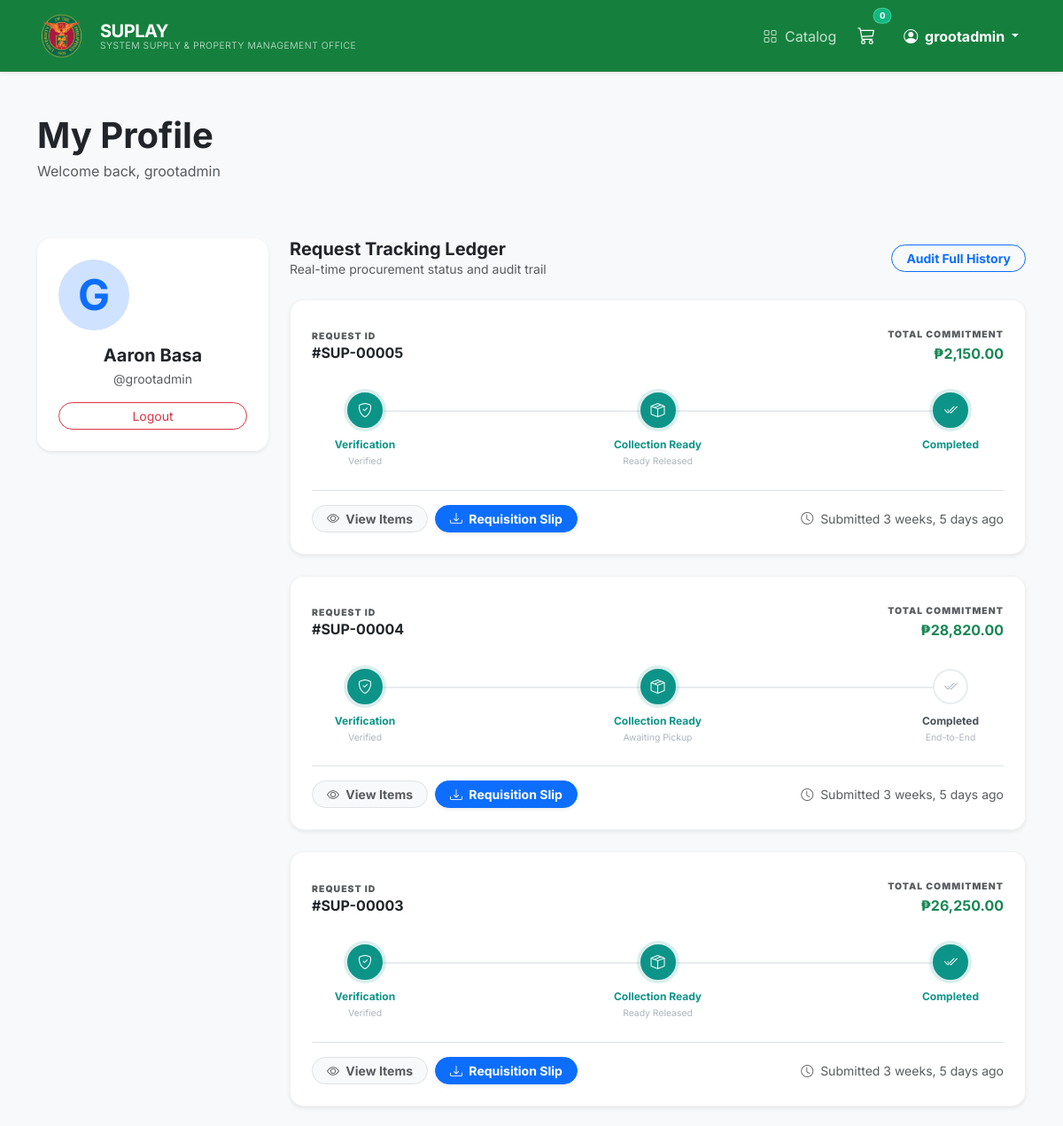
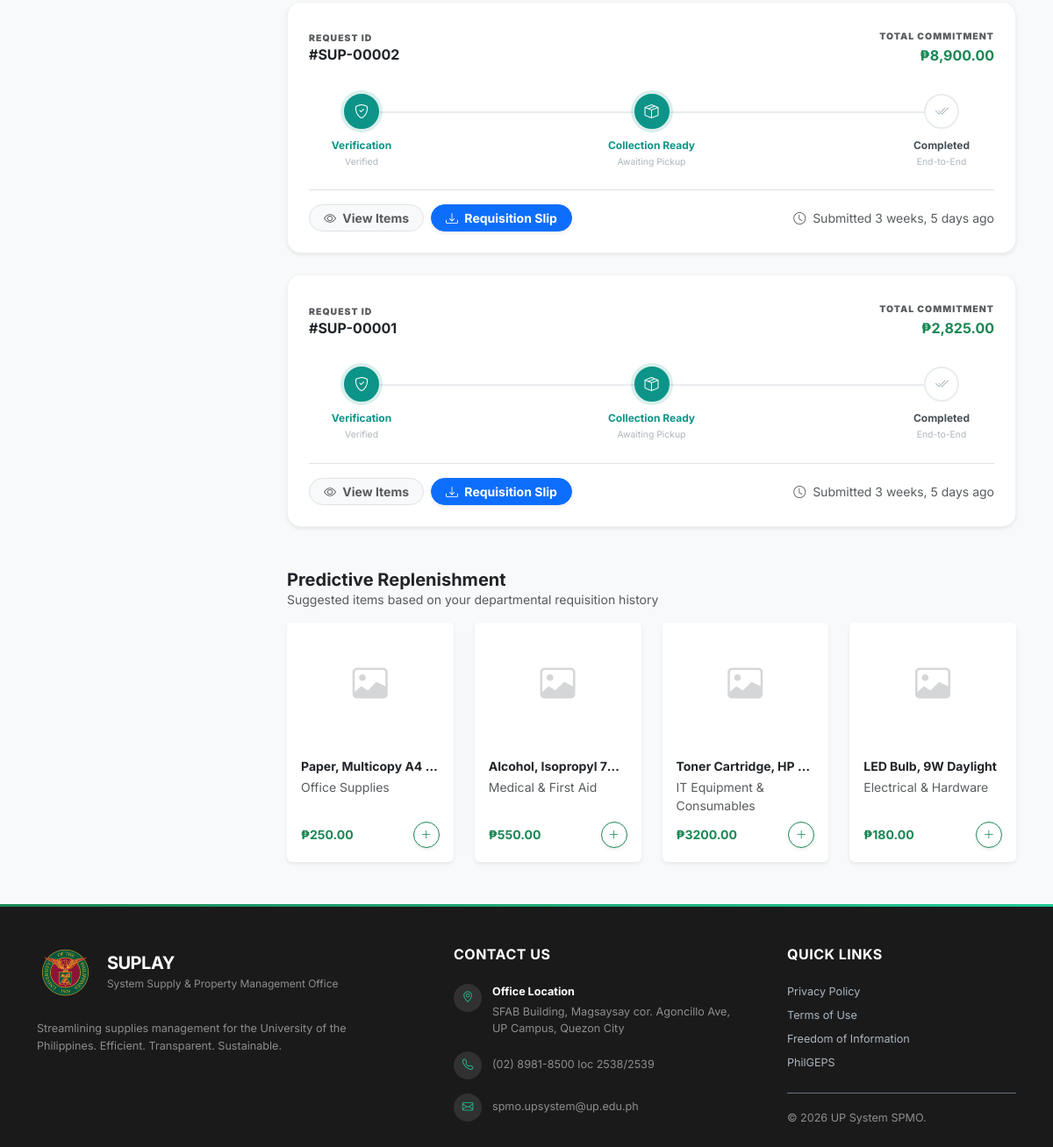
/profile/ (signed in), run on the app's committed database (2 pictures, top to bottom).
### supplies/models.py (models this page shows, shortened)
class Order(models.Model):
    STATUS_CHOICES = [
        ('pending', 'Pending Admin Validation (Aaron)'),
        ('for_approval', 'For Chief Approval (Isagani)'),
        ('approved', 'Ready for Pickup/Delivery'),
        ('returned', 'Returned to Sender'),
        ('delivered', 'Completed/Delivered'),
        ('cancelled', 'Cancelled'),
    ]
    user = models.ForeignKey(User, on_delete=models.SET_NULL, null=True, blank=True)
    employee_name = models.CharField(max_length=100)
    department = models.ForeignKey(Department, on_delete=models.SET_NULL, null=True, blank=True, related_name='orders')
    total_amount = models.DecimalField(max_digits=10, decimal_places=2)
    remarks = models.TextField(blank=True, null=True)
    admin_validated = models.BooleanField(default=False)
    chief_approved = models.BooleanField(default=False)
    created_at = models.DateTimeField(auto_now_add=True) # Request Time
    approved_at = models.DateTimeField(null=True, blank=True) # Approval Time
    completed_at = models.DateTimeField(null=True, blank=True) # Pickup/Delivery Time
    is_emergency = models.BooleanField(default=False)
    status = models.CharField(max_length=30, choices=STATUS_CHOICES, default='pending')
    document1 = models.FileField(upload_to='order_documents/', blank=True, null=True)
    document2 = models.FileField(upload_to='order_documents/', blank=True, null=True)
    document3 = models.FileField(upload_to='order_documents/', blank=True, null=True)

class Product(models.Model):
    name = models.CharField(max_length=200)
    brand = models.CharField(max_length=100, blank=True, null=True)
    item_code = models.CharField(max_length=50, blank=True, null=True, help_text="Stock No / Item Code")
    supplier = models.ForeignKey(Supplier, on_delete=models.SET_NULL, null=True, blank=True)
    description = models.TextField()
    price = models.DecimalField(max_digits=10, decimal_places=2)
    category = models.ForeignKey(Category, on_delete=models.CASCADE)
    stock = models.IntegerField(default=0)
    unit = models.CharField(max_length=50, blank=True, null=True, help_text="e.g., pc, box, ream")
    reorder_point = models.IntegerField(default=0, help_text="Alert when stock drops below this number")
    image = models.ImageField(upload_to='products/', blank=True, null=True)
    created_at = models.DateTimeField(auto_now_add=True)
    class Meta: ordering = ['name']

class Category(models.Model):
    name = models.CharField(max_length=255)
    description = models.TextField(blank=True)
    class Meta:
        verbose_name_plural = "Categories"
        ordering = ['name']

### supplies/views/client.py (the view)
# urls.py: path('profile/', views.profile, name='profile'),
@login_required
def profile(request):
    my_orders = Order.objects.filter(user=request.user).order_by('-created_at')[:5]
    frequent_items = OrderItem.objects.filter(
        order__user=request.user
    ).values('product').annotate(
        count=Count('product')
    ).order_by('-count')[:4]
    suggested_products = []
    if frequent_items:
        product_ids = [item['product'] for item in frequent_items]
        preserved_order = {id: i for i, id in enumerate(product_ids)}
        suggested_products = sorted(
            Product.objects.filter(id__in=product_ids),
            key=lambda x: preserved_order.get(x.id)
        )
    if len(suggested_products) < 4:
        additional_needed = 4 - len(suggested_products)
        exclude_ids = [p.id for p in suggested_products]
        fallback_items = Product.objects.exclude(id__in=exclude_ids).order_by('?')[:additional_needed]
        suggested_products = list(suggested_products) + list(fallback_items)
    emergency_requests = EmergencyRequest.objects.filter(user=request.user).order_by('-created_at')
    return render(request, 'supplies/profile.html', {
        'orders': my_orders,
        'emergency_requests': emergency_requests,
        'suggested_products': suggested_products
    })

### supplies/templates/supplies/profile.html (shortened to what this page needs)
{% extends 'supplies/base.html' %}
{% load humanize %}
{% block content %}
<div class="container py-5">
    <div class="row mb-5 align-items-center">
        <div class="col-md-8">
            <h1 class="fw-bold text-dark mb-1">My Profile</h1>
            <p class="text-muted">Welcome back, {{ user.username }}</p>
        </div>
    </div>
    <div class="row">
        <div class="col-lg-3 mb-4">
            <div class="card shadow-sm border-0 rounded-4 text-center p-4">
                <div class="bg-primary-subtle text-primary rounded-circle d-inline-flex align-items-center justify-content-center mb-3"
                    style="width: 80px; height: 80px;">
                    <span class="display-5 fw-bold">{{ user.username|slice:":1"|upper }}</span>
                </div>
                <h5 class="fw-bold mb-1">{{ user.first_name }} {{ user.last_name }}</h5>
                <p class="text-muted small mb-3">@{{ user.username }}</p>
                <div class="d-grid">
                    <form action="{% url 'logout' %}" method="post">
                        <button class="btn btn-outline-danger btn-sm w-100 rounded-pill">Logout</button>
                    </form>
                </div>
            </div>
        </div>
        <div class="col-lg-9">
            <div class="d-flex justify-content-between align-items-center mb-4">
                <div>
                    <h5 class="fw-bold text-dark mb-0">Request Tracking Ledger</h5>
                    <p class="text-muted small mb-0">Real-time procurement status and audit trail</p>
                </div>
                <a href="{% url 'transaction_list' %}"
                    class="btn btn-sm btn-outline-primary rounded-pill px-3 fw-bold small">Audit Full History</a>
            </div>
            {% if orders %}
            <div class="row g-4 mb-5">
                {% for order in orders %}
                <div class="col-12">
                    <div class="card shadow-sm border-0 rounded-4 overflow-hidden ledger-card">
                        <div class="card-header bg-white border-bottom-0 pt-4 px-4 d-flex justify-content-between align-items-center">
                            <div>
                                <span class="text-uppercase text-muted fw-black small tracking-widest" style="font-size: 0.65rem; letter-spacing: 0.1em;">Request ID</span>
                                <h6 class="fw-bold text-dark mb-0">#SUP-{{ order.id|stringformat:"05d" }}</h6>
                            </div>
                            <div class="text-end">
                                <span class="text-uppercase text-muted fw-black small tracking-widest" style="font-size: 0.65rem; letter-spacing: 0.1em;">Total Commitment</span>
                                <div class="fw-bold text-success">₱{{ order.total_amount|floatformat:2|intcomma }}</div>
                            </div>
                        </div>
                        <div class="card-body p-4">
                            <div class="tracking-stepper mb-4">
                                <div class="d-flex justify-content-between position-relative">
                                    <div class="step-item {% if order.status == 'pending' or order.status == 'for_approval' or order.status == 'approved' or order.status == 'delivered' %}active{% endif %}">
                                        <div class="step-icon">
                                            <i class="bi bi-shield-check"></i>
                                        </div>
                                        <div class="step-label">Verification</div>
                                        <div class="step-meta">{% if order.status == 'pending' %}Admin Validation{% elif order.status == 'for_approval' %}Chief Approval{% else %}Verified{% endif %}</div>
                                    </div>
                                    <div class="step-item {% if order.status == 'approved' or order.status == 'delivered' %}active{% endif %} {% if order.status == 'returned' or order.status == 'cancelled' %}flagged{% endif %}">
                                        <div class="step-icon">
                                            {% if order.status == 'returned' or order.status == 'cancelled' %}
                                            <i class="bi bi-flag-fill"></i>
                                            {% else %}
                                            <i class="bi bi-box-seam"></i>
                                            {% endif %}
                                        </div>
                                        <div class="step-label">
                                            {% if order.status == 'returned' %}Flagged (Returned)
                                            {% elif order.status == 'cancelled' %}Flagged (Cancelled)
                                            {% else %}Collection Ready{% endif %}
                                        </div>
                                        <div class="step-meta">{% if order.status == 'approved' %}Awaiting Pickup{% elif order.status == 'delivered' %}Ready Released{% else %}Status Check{% endif %}</div>
                                    </div>
                                    <div class="step-item {% if order.status == 'delivered' %}active{% endif %}">
                                        <div class="step-icon">
                                            <i class="bi bi-check2-all"></i>
                                        </div>
                                        <div class="step-label">Completed</div>
                                        <div class="step-meta">{% if order.status == 'delivered' %}{{ order.completed_at|date:"M d, Y" }}{% else %}End-to-End{% endif %}</div>
                                    </div>
                                </div>
                            </div>
                            <div class="d-flex gap-2 border-top pt-3">
                                <a href="{% url 'checkout_finalize' order.id %}" class="btn btn-light btn-sm rounded-pill px-3 fw-bold text-muted border">
                                    <i class="bi bi-eye me-1"></i> View Items
                                </a>
                                {% if order.status == 'approved' or order.status == 'delivered' %}
                                <a href="{% url 'requisition_slip_download' order.id %}" class="btn btn-primary btn-sm rounded-pill px-3 fw-bold shadow-sm">
                                    <i class="bi bi-download me-1"></i> Requisition Slip
                                </a>
                                {% endif %}
                                <div class="ms-auto text-muted small align-self-center">
                                    <i class="bi bi-clock me-1"></i> Submitted {{ order.created_at|naturaltime }}
                                </div>
                            </div>
                        </div>
                    </div>
                </div>
                {% endfor %}
            </div>
            {% endif %}
            <div class="mb-3">
                <h5 class="fw-bold text-dark mb-0">Predictive Replenishment</h5>
                <p class="text-muted small mb-0">Suggested items based on your departmental requisition history</p>
            </div>
            <div class="row row-cols-1 row-cols-md-2 row-cols-lg-4 g-4">
                {% for product in suggested_products %}
                <div class="col">
                    <div class="card h-100 shadow-sm border-0 product-card overflow-hidden">
                        <div class="bg-white d-flex align-items-center justify-content-center p-3"
                            style="height: 140px;">
                            {% if product.image %}
                            <img src="{{ product.image.url }}" class="img-fluid"
                                style="max-height: 100%; object-fit: contain;">
                            {% else %}
                            <i class="bi bi-image text-muted opacity-25 fs-1"></i>
                            {% endif %}
                        </div>
                        <div class="card-body p-3 d-flex flex-column">
                            <h6 class="card-title fw-bold text-dark text-truncate small mb-1"
                                title="{{ product.name }}">{{ product.name }}</h6>
                            <small class="text-muted d-block mb-2">{{ product.category.name }}</small>
                            <div class="mt-auto d-flex align-items-center justify-content-between">
                                <span class="fw-bold text-success small">₱{{ product.price|floatformat:2 }}</span>
                                <form action="{% url 'add_to_cart' product.id %}" method="POST"
                                    class="add-to-cart-form">
                                    <button type="submit"
                                        class="btn btn-sm btn-outline-success rounded-circle shadow-sm d-flex align-items-center justify-content-center"
                                        style="width: 30px; height: 30px;">
                                        <i class="bi bi-plus-lg" style="font-size: 0.8rem;"></i>
                                    </button>
                                </form>
                            </div>
                        </div>
                    </div>
                </div>
                {% empty %}
                <div class="col-12 text-center py-4 bg-light rounded-3 text-muted small">
                    No suggestions available at the moment.
                </div>
                {% endfor %}
            </div>
        </div>
    </div>
</div>
{% endblock %}

### supplies/templates/supplies/base.html (shortened to what this page needs)
<!DOCTYPE html>
{% load static %}
<html lang="en">
<head>
    <link href="https://cdn.jsdelivr.net/npm/bootstrap@5.3.0/dist/css/bootstrap.min.css" rel="stylesheet">
    <link rel="stylesheet" href="https://cdn.jsdelivr.net/npm/bootstrap-icons@1.11.0/font/bootstrap-icons.css">
</head>
<body class="bg-light">
    {% block navbar %}
    <nav class="navbar navbar-expand-lg navbar-dark sticky-top shadow-sm" style="background-color: #15803d !important;">
        <div class="container">
            <a class="navbar-brand d-flex align-items-center gap-3" href="{% url 'home' %}">
                <img src="{% static 'up_logo_official.png' %}" alt="UP Logo" width="55" height="55"
                    class="d-inline-block align-text-top" style="filter: brightness(1.2);">
                <div class="d-flex flex-column justify-content-center" style="line-height: 1.1;">
                    <span class="fw-bold fs-5" style="letter-spacing: -0.5px;">SUPLAY</span>
                    <span class="fw-light text-white text-uppercase"
                        style="font-size: 0.65rem; letter-spacing: 0.5px; opacity: 0.8;">System Supply & Property
                        Management Office</span>
                </div>
            </a>
            <div class="collapse navbar-collapse" id="navbarNav">
                <ul class="navbar-nav ms-auto align-items-center">
                    <li class="nav-item me-2">
                        <a class="nav-link text-white opacity-75 hover-opacity-100" href="{% url 'home' %}"><i class="bi bi-grid me-1"></i>
                            Catalog</a>
                    </li>
                    <li class="nav-item me-3">
                        <a class="nav-link text-white position-relative" href="{% url 'view_cart' %}">
                            <i class="bi bi-cart3 fs-5"></i>
                            <span
                                class="position-absolute top-0 start-100 translate-middle badge rounded-pill bg-success border border-white border-opacity-25"
                                style="font-size: 0.6rem; background: #10b981 !important;">
                                {{ request.session.cart|length|default:"0" }}
                            </span>
                        </a>
                    </li>
                    <li class="nav-item dropdown">
                        <a class="nav-link dropdown-toggle text-white fw-bold" href="#" role="button"
                            data-bs-toggle="dropdown">
                            <i class="bi bi-person-circle me-1"></i> {{ user.username|default:"Guest" }}
                        </a>
                    </li>
                </ul>
            </div>
        </div>
    </nav>
    {% endblock %}
    {% block content %}
    {% endblock %}
    {% include 'supplies/includes/_footer.html' %}
</body>
</html>

### data on the page
Order: id "00005", total_amount "2,150.00", status "Verified", created_at "3 weeks, 5 days ago"
Order: id "00004", total_amount "28,820.00", status "Verified", created_at "3 weeks, 5 days ago"
Order: id "00003", total_amount "26,250.00", status "Verified", created_at "3 weeks, 5 days ago"
Order: id "00002", total_amount "8,900.00", status "Verified", created_at "3 weeks, 5 days ago"
Order: id "00001", total_amount "2,825.00", status "Verified", created_at "3 weeks, 5 days ago"
Product: name "Paper, Multicopy A4…", category.name "Office Supplies", price "250.00"
Product: name "Alcohol, Isopropyl 7…", category.name "Medical & First Aid", price "550.00"
Product: name "Toner Cartridge, HP…", category.name "IT Equipment & Consumables", price "3200.00"
Product: name "LED Bulb, 9W Daylight", category.name "Electrical & Hardware", price "180.00"

### other printed values
{{ request.session.cart|length|default:"0" }} "0"
{{ user.username|default:"Guest" }} "grootadmin"
{{ user.username }} "grootadmin"
{{ user.username|slice:":1"|upper }} "G"
{{ user.first_name }} "Aaron"
{{ user.last_name }} "Basa"
